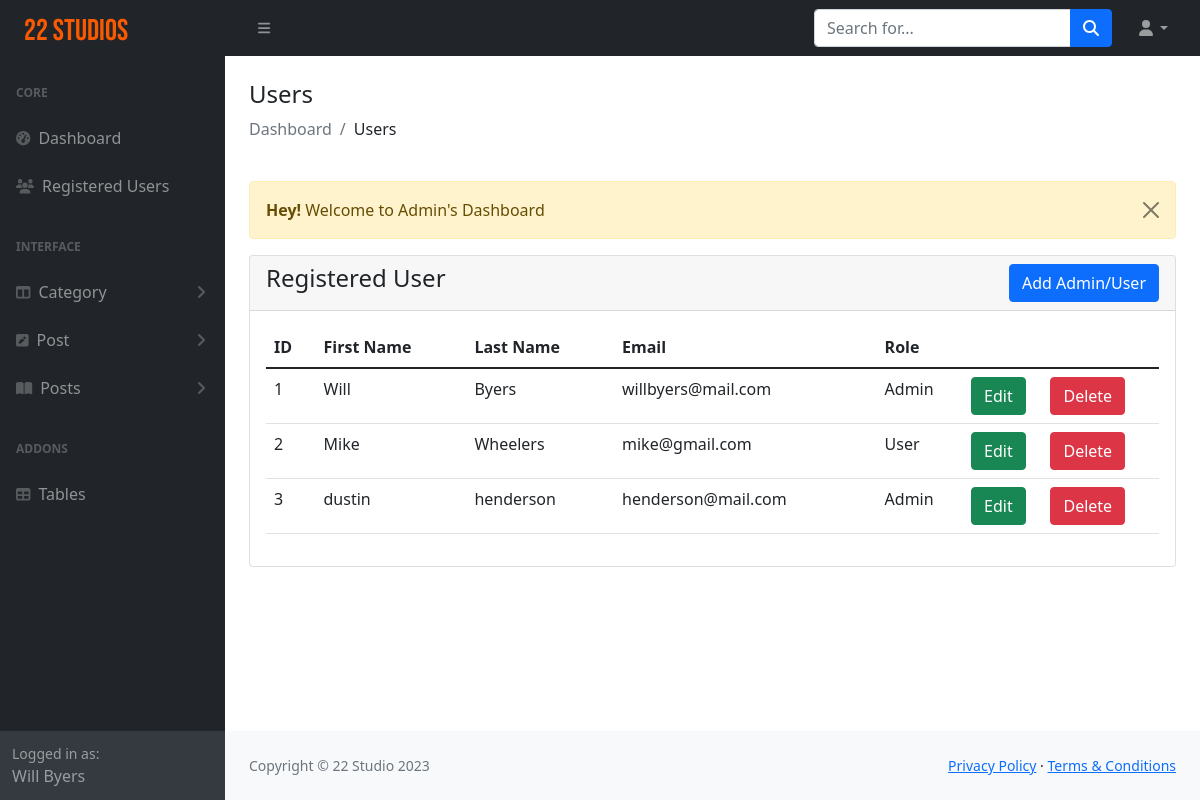
Screenshot of /admin/view-register.php (signed in) with the database file from the repository.
### tables this page shows
CREATE TABLE `users` (
  `id` int(11) NOT NULL,
  `fname` varchar(191) NOT NULL,
  `lname` varchar(191) NOT NULL,
  `email` varchar(191) NOT NULL,
  `password` varchar(191) NOT NULL,
  `role_as` tinyint(4) NOT NULL DEFAULT 0,
  `status` tinyint(4) NOT NULL DEFAULT 0,
  `created_at` timestamp NOT NULL DEFAULT current_timestamp()
);

### admin/view-register.php (the view, shortened to what this page needs)
<?php
include('includes/header.php');
?>
<div class="container-fluid px-4">
    <h4 class="mt-4">Users</h4>
    <ol class="breadcrumb mb-4">
        <li class="breadcrumb-item active">Dashboard</li>
        <li class="breadcrumb-item">Users</li>
    </ol>
    <div class="row">
        <div class="col-md-12">
            <?php include('../message.php'); ?>
            <div class="card">
                <div class="card-header">
                    <h4>Registered User
                        <a href="register_add.php" class="btn btn-primary float-end">Add Admin/User</a>
                    </h4>
                </div>
                <div class="card-body">
                    <table class="table">
                        <thead>
                            <tr>
                                <th>ID</th>
                                <th>First Name</th>
                                <th>Last Name</th>
                                <th>Email</th>
                                <th>Role</th>
                            </tr>
                        </thead>
                        <tbody>
                            <?php
                            $query = "SELECT * FROM users";
                            $query_run = mysqli_query($con, $query);
                            if (mysqli_num_rows($query_run) > 0) {
                                foreach ($query_run as $row) {
                            ?>
                                    <tr>
                                        <td><?= $row['id']; ?></td>
                                        <td><?= $row['fname']; ?></td>
                                        <td><?= $row['lname']; ?></td>
                                        <td><?= $row['email']; ?></td>
                                        <td>
                                            <?php
                                            if ($row['role_as'] == '1') {
                                                echo "Admin";
                                            } elseif ($row['role_as'] == '0') {
                                                echo "User";
                                            }
                                            ?>
                                        </td>
                                        <td class="px-0"><a href="edit-register.php?id=<?= $row['id']; ?>" class="btn btn-success">Edit</a>
                                        </td>
                                        <td class="px-0">
                                            <form action="code.php" method="post">
                                                <button type="submit" name="register_delete" value="<?= $row['id']; ?>" class="btn btn-danger">Delete</button>
                                            </form>
                                        </td>
                                    </tr>
                                <?php
                                }
                            } else {
                                ?>
                                <tr>
                                    <td colspan="6">No Record Found</td>
                                </tr>
                            <?php
                            }
                            ?>
                        </tbody>
                    </table>
                </div>
            </div>
        </div>
    </div>
</div>
<?php
include('includes/footer.php');
include('includes/scripts.php');
?>

### admin/includes/header.php (shortened to what this page needs)
<!DOCTYPE html>
<html lang="en">
<head>
    <link href="https://cdn.jsdelivr.net/npm/simple-datatables@latest/dist/style.css" rel="stylesheet" />
    <link href="css/styles.css" rel="stylesheet" />
    <link href="https://cdn.jsdelivr.net/npm/summernote@0.8.18/dist/summernote.min.css" rel="stylesheet">
    <link href="https://cdn.jsdelivr.net/npm/summernote@0.8.18/dist/summernote-lite.min.css" rel="stylesheet">
</head>
<body class="sb-nav-fixed">
    <?php include('includes/navbar-top.php'); ?>
    <div id="layoutSidenav">
        <?php include('includes/sidebar.php'); ?>
        <div id="layoutSidenav_content">
            <main>

### admin/includes/navbar-top.php (shortened to what this page needs)
<nav class="sb-topnav navbar navbar-expand navbar-dark bg-dark">
    <a class="navbar-brand ms-4" href="index.php" style="font-family: 'Bebas Neue', cursive; font-size: 30px; color: #F95900; margin-top: 6px;">22
        STUDIOS</a>
    <button class="btn btn-link btn-sm order-1 order-lg-0 me-4 me-lg-0" id="sidebarToggle" href="#!"><i class="fas fa-bars"></i></button>
    <form class="d-none d-md-inline-block form-inline ms-auto me-0 me-md-3 my-2 my-md-0">
        <div class="input-group">
            <input class="form-control" type="text" placeholder="Search for..." aria-label="Search for..." aria-describedby="btnNavbarSearch" />
            <button class="btn btn-primary" id="btnNavbarSearch" type="button"><i class="fas fa-search"></i></button>
        </div>
    </form>
    <ul class="navbar-nav ms-auto ms-md-0 me-3 me-lg-4">
        <li class="nav-item dropdown">
            <a class="nav-link dropdown-toggle" id="navbarDropdown" href="#" role="button" data-bs-toggle="dropdown" aria-expanded="false"><i class="fas fa-user fa-fw"></i></a>
        </li>
    </ul>
</nav>

### admin/includes/sidebar.php (shortened to what this page needs)
<div id="layoutSidenav_nav">
    <nav class="sb-sidenav accordion sb-sidenav-dark" id="sidenavAccordion">
        <div class="sb-sidenav-menu">
            <div class="nav">
                <div class="sb-sidenav-menu-heading">Core</div>
                <a class="nav-link" href="index.php">
                    <div class="sb-nav-link-icon"><i class="fas fa-tachometer-alt"></i></div>
                    Dashboard
                </a>
                <a class="nav-link" href="view-register.php">
                    <div class="sb-nav-link-icon"><i class="fas fa-users"></i></div>
                    Registered Users
                </a>
                <div class="sb-sidenav-menu-heading">Interface</div>
                <a class="nav-link collapsed" href="#" data-bs-toggle="collapse" data-bs-target="#collapseCategory"
                    aria-expanded="false" aria-controls="collapseCategory">
                    <div class="sb-nav-link-icon"><i class="fas fa-columns"></i></div>
                    Category
                    <div class="sb-sidenav-collapse-arrow"><i class="fas fa-angle-down"></i></div>
                </a>
                <a class="nav-link collapsed" href="#" data-bs-toggle="collapse" data-bs-target="#collapsePosts"
                    aria-expanded="false" aria-controls="collapsePosts">
                    <div class="sb-nav-link-icon"><i class="fas fa-pen-square"></i></div>
                    Post
                    <div class="sb-sidenav-collapse-arrow"><i class="fas fa-angle-down"></i></div>
                </a>
                <a class="nav-link collapsed" href="#" data-bs-toggle="collapse" data-bs-target="#collapsePages"
                    aria-expanded="false" aria-controls="collapsePages">
                    <div class="sb-nav-link-icon"><i class="fas fa-book-open"></i></div>
                    Posts
                    <div class="sb-sidenav-collapse-arrow"><i class="fas fa-angle-down"></i></div>
                </a>
                <div class="sb-sidenav-menu-heading">Addons</div>
                <a class="nav-link" href="tables.html">
                    <div class="sb-nav-link-icon"><i class="fas fa-table"></i></div>
                    Tables
                </a>
            </div>
        </div>
        <div class="sb-sidenav-footer">
            <div class="small">Logged in as:</div>
            <?= $_SESSION['auth_user']['user_name']; ?>
        </div>
    </nav>
</div>

### message.php (shortened to what this page needs)
<?php
if (isset($_SESSION['message'])) {
?>
    <div class="alert alert-warning alert-dismissible fade show mt-3" role="alert">
        <strong>Hey!</strong> <?= $_SESSION['message']; ?>
        <button type="button" class="btn-close" data-bs-dismiss="alert" aria-label="Close"></button>
    </div>
<?php
}
?>

### admin/includes/footer.php
</main>
<footer class="py-4 bg-light mt-auto">
    <div class="container-fluid px-4">
        <div class="d-flex align-items-center justify-content-between small">
            <div class="text-muted">Copyright &copy; 22 Studio 2023</div>
            <div>
                <a href="#">Privacy Policy</a>
                &middot;
                <a href="#">Terms &amp; Conditions</a>
            </div>
        </div>
    </div>
</footer>
</div>
</div>

### admin/includes/scripts.php (shortened to what this page needs)
</body>
</html>

### rows the page displays
users: id "1", fname "Will", lname "Byers", email "willbyers@mail.com", role_as "Admin"
users: id "2", fname "Mike", lname "Wheelers", email "mike@gmail.com", role_as "User"
users: id "3", fname "dustin", lname "henderson", email "henderson@mail.com", role_as "Admin"

### other values shown
$_SESSION['auth_user']['user_name'] "Will Byers"
$_SESSION['message'] "Welcome to Admin's Dashboard"
